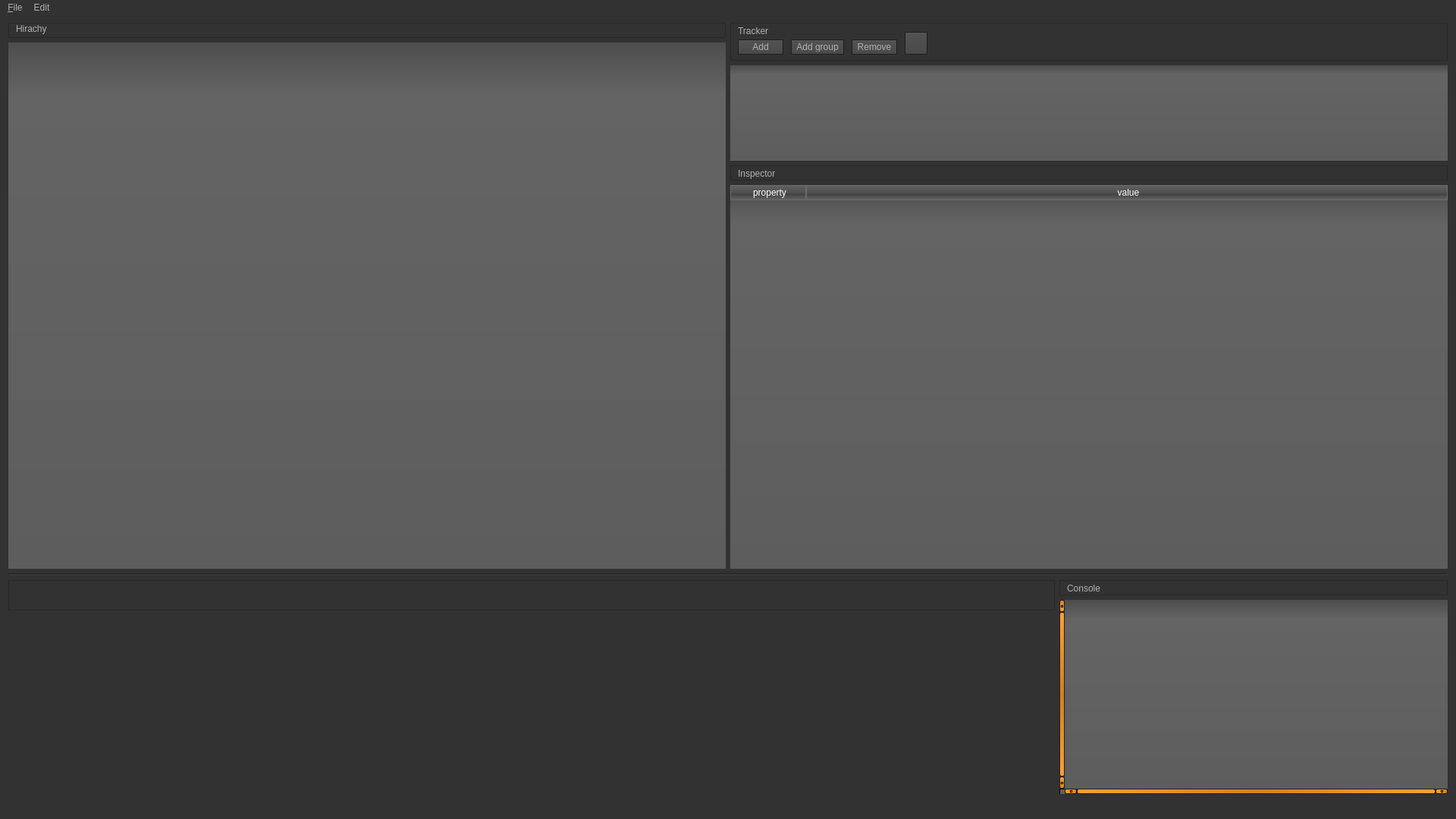
<?xml version="1.0" encoding="UTF-8"?>
<ui version="4.0">
 <class>MainWindow</class>
 <widget class="QMainWindow" name="MainWindow">
  <property name="windowModality">
   <enum>Qt::NonModal</enum>
  </property>
  <property name="geometry">
   <rect>
    <x>0</x>
    <y>0</y>
    <width>1920</width>
    <height>1080</height>
   </rect>
  </property>
  <property name="sizePolicy">
   <sizepolicy hsizetype="Preferred" vsizetype="Preferred">
    <horstretch>0</horstretch>
    <verstretch>0</verstretch>
   </sizepolicy>
  </property>
  <property name="minimumSize">
   <size>
    <width>854</width>
    <height>480</height>
   </size>
  </property>
  <property name="maximumSize">
   <size>
    <width>15360</width>
    <height>8640</height>
   </size>
  </property>
  <property name="windowTitle">
   <string>MireviMotionHub</string>
  </property>
  <property name="windowIcon">
   <iconset resource="MainWindow.qrc">
    <normaloff>:/ressources/icons/mmh-icon.png</normaloff>:/ressources/icons/mmh-icon.png</iconset>
  </property>
  <property name="layoutDirection">
   <enum>Qt::LeftToRight</enum>
  </property>
  <property name="autoFillBackground">
   <bool>false</bool>
  </property>
  <property name="styleSheet">
   <string notr="true">QToolTip
{
     border: 1px solid black;
     background-color: #ffa02f;
     padding: 1px;
     border-radius: 3px;
     opacity: 100;
}

QWidget
{
    color: #b1b1b1;
    background-color: #323232;
}

QWidget:item:hover
{
    background-color: QLinearGradient( x1: 0, y1: 0, x2: 0, y2: 1, stop: 0 #ffa02f, stop: 1 #ca0619);
    color: #000000;
}

QWidget:item:selected
{
    background-color: QLinearGradient( x1: 0, y1: 0, x2: 0, y2: 1, stop: 0 #ffa02f, stop: 1 #d7801a);
}

QMenuBar::item
{
    background: transparent;
}

QMenuBar::item:selected
{
    background: transparent;
    border: 1px solid #ffaa00;
}

QMenuBar::item:pressed
{
    background: #444;
    border: 1px solid #000;
    background-color: QLinearGradient(
        x1:0, y1:0,
        x2:0, y2:1,
        stop:1 #212121,
        stop:0.4 #343434/*,
        stop:0.2 #343434,
        stop:0.1 #ffaa00*/
    );
    margin-bottom:-1px;
    padding-bottom:1px;
}

QMenu
{
    border: 1px solid #000;
}

QMenu::item
{
    padding: 2px 20px 2px 20px;
}

QMenu::item:selected
{
    color: #000000;
}

QWidget:disabled
{
    color: #b1b1b1;
    background-color: #323232;
}

QAbstractItemView
{
    background-color: QLinearGradient( x1: 0, y1: 0, x2: 0, y2: 1, stop: 0 #4d4d4d, stop: 0.1 #646464, stop: 1 #5d5d5d);
}

QWidget:focus
{
    /*border: 2px solid QLinearGradient( x1: 0, y1: 0, x2: 0, y2: 1, stop: 0 #ffa02f, stop: 1 #d7801a);*/
}

QLineEdit
{
    background-color: QLinearGradient( x1: 0, y1: 0, x2: 0, y2: 1, stop: 0 #4d4d4d, stop: 0 #646464, stop: 1 #5d5d5d);
    padding: 1px;
    border-style: solid;
    border: 1px solid #1e1e1e;
    border-radius: 5;
}

QPushButton
{
    color: #b1b1b1;
    background-color: QLinearGradient( x1: 0, y1: 0, x2: 0, y2: 1, stop: 0 #565656, stop: 0.1 #525252, stop: 0.5 #4e4e4e, stop: 0.9 #4a4a4a, stop: 1 #464646);
    border-width: 1px;
    border-color: #1e1e1e;
    border-style: solid;
    border-radius: 0;
    padding: 3px;
    font-size: 12px;
    padding-left: 5px;
    padding-right: 5px;
}

QPushButton:pressed
{
    background-color: QLinearGradient( x1: 0, y1: 0, x2: 0, y2: 1, stop: 0 #2d2d2d, stop: 0.1 #2b2b2b, stop: 0.5 #292929, stop: 0.9 #282828, stop: 1 #252525);
}

QComboBox
{
    selection-background-color: #ffaa00;
    background-color: QLinearGradient( x1: 0, y1: 0, x2: 0, y2: 1, stop: 0 #565656, stop: 0.1 #525252, stop: 0.5 #4e4e4e, stop: 0.9 #4a4a4a, stop: 1 #464646);
    border-style: solid;
    border: 1px solid #1e1e1e;
    border-radius: 5;
}

QComboBox:hover,QPushButton:hover
{
    border: 2px solid QLinearGradient( x1: 0, y1: 0, x2: 0, y2: 1, stop: 0 #ffa02f, stop: 1 #d7801a);
}


QComboBox:on
{
    padding-top: 3px;
    padding-left: 4px;
    background-color: QLinearGradient( x1: 0, y1: 0, x2: 0, y2: 1, stop: 0 #2d2d2d, stop: 0.1 #2b2b2b, stop: 0.5 #292929, stop: 0.9 #282828, stop: 1 #252525);
    selection-background-color: #ffaa00;
}

QComboBox QAbstractItemView
{
    border: 2px solid darkgray;
    selection-background-color: QLinearGradient( x1: 0, y1: 0, x2: 0, y2: 1, stop: 0 #ffa02f, stop: 1 #d7801a);
}

QComboBox::drop-down
{
     subcontrol-origin: padding;
     subcontrol-position: top right;
     width: 15px;

     border-left-width: 0px;
     border-left-color: darkgray;
     border-left-style: solid; /* just a single line */
     border-top-right-radius: 3px; /* same radius as the QComboBox */
     border-bottom-right-radius: 3px;
 }

QComboBox::down-arrow
{
     image: url(:/down_arrow.png);
}

QGroupBox:focus
{
border: 2px solid QLinearGradient( x1: 0, y1: 0, x2: 0, y2: 1, stop: 0 #ffa02f, stop: 1 #d7801a);
}

QTextEdit:focus
{
    border: 2px solid QLinearGradient( x1: 0, y1: 0, x2: 0, y2: 1, stop: 0 #ffa02f, stop: 1 #d7801a);
}

QScrollBar:horizontal {
     border: 1px solid #222222;
     background: QLinearGradient( x1: 0, y1: 0, x2: 0, y2: 1, stop: 0.0 #121212, stop: 0.2 #282828, stop: 1 #484848);
     height: 7px;
     margin: 0px 16px 0 16px;
}

QScrollBar::handle:horizontal
{
      background: QLinearGradient( x1: 0, y1: 0, x2: 1, y2: 0, stop: 0 #ffa02f, stop: 0.5 #d7801a, stop: 1 #ffa02f);
      min-height: 20px;
      border-radius: 2px;
}

QScrollBar::add-line:horizontal {
      border: 1px solid #1b1b19;
      border-radius: 2px;
      background: QLinearGradient( x1: 0, y1: 0, x2: 1, y2: 0, stop: 0 #ffa02f, stop: 1 #d7801a);
      width: 14px;
      subcontrol-position: right;
      subcontrol-origin: margin;
}

QScrollBar::sub-line:horizontal {
      border: 1px solid #1b1b19;
      border-radius: 2px;
      background: QLinearGradient( x1: 0, y1: 0, x2: 1, y2: 0, stop: 0 #ffa02f, stop: 1 #d7801a);
      width: 14px;
     subcontrol-position: left;
     subcontrol-origin: margin;
}

QScrollBar::right-arrow:horizontal, QScrollBar::left-arrow:horizontal
{
      border: 1px solid black;
      width: 1px;
      height: 1px;
      background: white;
}

QScrollBar::add-page:horizontal, QScrollBar::sub-page:horizontal
{
      background: none;
}

QScrollBar:vertical
{
      background: QLinearGradient( x1: 0, y1: 0, x2: 1, y2: 0, stop: 0.0 #121212, stop: 0.2 #282828, stop: 1 #484848);
      width: 7px;
      margin: 16px 0 16px 0;
      border: 1px solid #222222;
}

QScrollBar::handle:vertical
{
      background: QLinearGradient( x1: 0, y1: 0, x2: 0, y2: 1, stop: 0 #ffa02f, stop: 0.5 #d7801a, stop: 1 #ffa02f);
      min-height: 20px;
      border-radius: 2px;
}

QScrollBar::add-line:vertical
{
      border: 1px solid #1b1b19;
      border-radius: 2px;
      background: QLinearGradient( x1: 0, y1: 0, x2: 0, y2: 1, stop: 0 #ffa02f, stop: 1 #d7801a);
      height: 14px;
      subcontrol-position: bottom;
      subcontrol-origin: margin;
}

QScrollBar::sub-line:vertical
{
      border: 1px solid #1b1b19;
      border-radius: 2px;
      background: QLinearGradient( x1: 0, y1: 0, x2: 0, y2: 1, stop: 0 #d7801a, stop: 1 #ffa02f);
      height: 14px;
      subcontrol-position: top;
      subcontrol-origin: margin;
}

QScrollBar::up-arrow:vertical, QScrollBar::down-arrow:vertical
{
      border: 1px solid black;
      width: 1px;
      height: 1px;
      background: white;
}


QScrollBar::add-page:vertical, QScrollBar::sub-page:vertical
{
      background: none;
}

QTextEdit
{
    background-color: #242424;
}

QPlainTextEdit
{
    background-color: #242424;
}

QHeaderView::section
{
    background-color: QLinearGradient(x1:0, y1:0, x2:0, y2:1, stop:0 #616161, stop: 0.5 #505050, stop: 0.6 #434343, stop:1 #656565);
    color: white;
    padding-left: 4px;
    border: 1px solid #6c6c6c;
}

QCheckBox:disabled
{
color: #414141;
}

QDockWidget::title
{
    text-align: center;
    spacing: 3px; /* spacing between items in the tool bar */
    background-color: QLinearGradient(x1:0, y1:0, x2:0, y2:1, stop:0 #323232, stop: 0.5 #242424, stop:1 #323232);
}

QDockWidget::close-button, QDockWidget::float-button
{
    text-align: center;
    spacing: 1px; /* spacing between items in the tool bar */
    background-color: QLinearGradient(x1:0, y1:0, x2:0, y2:1, stop:0 #323232, stop: 0.5 #242424, stop:1 #323232);
}

QDockWidget::close-button:hover, QDockWidget::float-button:hover
{
    background: #242424;
}

QDockWidget::close-button:pressed, QDockWidget::float-button:pressed
{
    padding: 1px -1px -1px 1px;
}

QMainWindow::separator
{
    background-color: QLinearGradient(x1:0, y1:0, x2:0, y2:1, stop:0 #161616, stop: 0.5 #151515, stop: 0.6 #212121, stop:1 #343434);
    color: white;
    padding-left: 4px;
    border: 1px solid #4c4c4c;
    spacing: 3px; /* spacing between items in the tool bar */
}

QMainWindow::separator:hover
{

    background-color: QLinearGradient(x1:0, y1:0, x2:0, y2:1, stop:0 #d7801a, stop:0.5 #b56c17 stop:1 #ffa02f);
    color: white;
    padding-left: 4px;
    border: 1px solid #6c6c6c;
    spacing: 3px; /* spacing between items in the tool bar */
}

QToolBar::handle
{
     spacing: 3px; /* spacing between items in the tool bar */
     background: url(:/images/handle.png);
}

QMenu::separator
{
    height: 2px;
    background-color: QLinearGradient(x1:0, y1:0, x2:0, y2:1, stop:0 #161616, stop: 0.5 #151515, stop: 0.6 #212121, stop:1 #343434);
    color: white;
    padding-left: 4px;
    margin-left: 10px;
    margin-right: 5px;
}

QProgressBar
{
    border: 2px solid grey;
    border-radius: 5px;
    text-align: center;
}

QProgressBar::chunk
{
    background-color: #d7801a;
    width: 2.15px;
    margin: 0.5px;
}

QTabBar::tab {
    color: #b1b1b1;
    border: 1px solid #444;
    border-bottom-style: none;
    background-color: #323232;
    padding-left: 10px;
    padding-right: 10px;
    padding-top: 3px;
    padding-bottom: 2px;
    margin-right: -1px;
}

QTabWidget::pane {
    border: 1px solid #444;
    top: 1px;
}

QTabBar::tab:last
{
    margin-right: 0; /* the last selected tab has nothing to overlap with on the right */
    border-top-right-radius: 3px;
}

QTabBar::tab:first:!selected
{
 margin-left: 0px; /* the last selected tab has nothing to overlap with on the right */


    border-top-left-radius: 3px;
}

QTabBar::tab:!selected
{
    color: #b1b1b1;
    border-bottom-style: solid;
    margin-top: 3px;
    background-color: QLinearGradient(x1:0, y1:0, x2:0, y2:1, stop:1 #212121, stop:.4 #343434);
}

QTabBar::tab:selected
{
    border-top-left-radius: 3px;
    border-top-right-radius: 3px;
    margin-bottom: 0px;
}

QTabBar::tab:!selected:hover
{
    /*border-top: 2px solid #ffaa00;
    padding-bottom: 3px;*/
    border-top-left-radius: 3px;
    border-top-right-radius: 3px;
    background-color: QLinearGradient(x1:0, y1:0, x2:0, y2:1, stop:1 #212121, stop:0.4 #343434, stop:0.2 #343434, stop:0.1 #ffaa00);
}

QRadioButton::indicator:checked, QRadioButton::indicator:unchecked{
    color: #b1b1b1;
    background-color: #323232;
    border: 1px solid #b1b1b1;
    border-radius: 6px;
}

QRadioButton::indicator:checked
{
    background-color: qradialgradient(
        cx: 0.5, cy: 0.5,
        fx: 0.5, fy: 0.5,
        radius: 1.0,
        stop: 0.25 #ffaa00,
        stop: 0.3 #323232
    );
}

QCheckBox::indicator{
    color: #b1b1b1;
    background-color: #323232;
    border: 1px solid #b1b1b1;
    width: 9px;
    height: 9px;
}

QLabel{
	background: transparent;
}

QRadioButton::indicator
{
    border-radius: 6px;
}

QRadioButton::indicator:hover, QCheckBox::indicator:hover
{
    border: 1px solid #ffaa00;
}

QCheckBox::indicator:checked
{
    image:url(:/images/checkbox.png);
}

QCheckBox::indicator:disabled, QRadioButton::indicator:disabled
{
    border: 1px solid #444;
}</string>
  </property>
  <property name="toolButtonStyle">
   <enum>Qt::ToolButtonIconOnly</enum>
  </property>
  <property name="documentMode">
   <bool>false</bool>
  </property>
  <property name="tabShape">
   <enum>QTabWidget::Rounded</enum>
  </property>
  <widget class="QWidget" name="widget_main">
   <property name="sizePolicy">
    <sizepolicy hsizetype="Preferred" vsizetype="Preferred">
     <horstretch>0</horstretch>
     <verstretch>0</verstretch>
    </sizepolicy>
   </property>
   <property name="minimumSize">
    <size>
     <width>854</width>
     <height>480</height>
    </size>
   </property>
   <property name="maximumSize">
    <size>
     <width>15360</width>
     <height>8640</height>
    </size>
   </property>
   <layout class="QVBoxLayout" name="verticalLayout">
    <item>
     <layout class="QVBoxLayout" name="layout_main">
      <item>
       <layout class="QHBoxLayout" name="layout_top">
        <property name="sizeConstraint">
         <enum>QLayout::SetDefaultConstraint</enum>
        </property>
        <property name="bottomMargin">
         <number>0</number>
        </property>
        <item>
         <layout class="QVBoxLayout" name="layout_left">
          <item>
           <widget class="QFrame" name="frame_hirachyInfo">
            <property name="sizePolicy">
             <sizepolicy hsizetype="Preferred" vsizetype="Preferred">
              <horstretch>0</horstretch>
              <verstretch>1</verstretch>
             </sizepolicy>
            </property>
            <property name="maximumSize">
             <size>
              <width>16777215</width>
              <height>20</height>
             </size>
            </property>
            <property name="autoFillBackground">
             <bool>false</bool>
            </property>
            <property name="frameShape">
             <enum>QFrame::StyledPanel</enum>
            </property>
            <property name="frameShadow">
             <enum>QFrame::Plain</enum>
            </property>
            <property name="lineWidth">
             <number>1</number>
            </property>
            <widget class="QLabel" name="label_hirachy">
             <property name="geometry">
              <rect>
               <x>10</x>
               <y>0</y>
               <width>241</width>
               <height>16</height>
              </rect>
             </property>
             <property name="text">
              <string>Hirachy</string>
             </property>
            </widget>
           </widget>
          </item>
          <item>
           <widget class="QTreeWidget" name="treeWidget_hirachy">
            <property name="sizePolicy">
             <sizepolicy hsizetype="Preferred" vsizetype="Preferred">
              <horstretch>0</horstretch>
              <verstretch>1</verstretch>
             </sizepolicy>
            </property>
            <property name="frameShape">
             <enum>QFrame::NoFrame</enum>
            </property>
            <property name="frameShadow">
             <enum>QFrame::Plain</enum>
            </property>
            <property name="lineWidth">
             <number>0</number>
            </property>
            <property name="showDropIndicator" stdset="0">
             <bool>true</bool>
            </property>
            <attribute name="headerVisible">
             <bool>false</bool>
            </attribute>
            <attribute name="headerCascadingSectionResizes">
             <bool>false</bool>
            </attribute>
            <column>
             <property name="text">
              <string notr="true">1</string>
             </property>
            </column>
           </widget>
          </item>
         </layout>
        </item>
        <item>
         <layout class="QVBoxLayout" name="layout_center">
          <property name="spacing">
           <number>6</number>
          </property>
          <property name="leftMargin">
           <number>0</number>
          </property>
         </layout>
        </item>
        <item>
         <layout class="QVBoxLayout" name="layout_right">
          <property name="sizeConstraint">
           <enum>QLayout::SetDefaultConstraint</enum>
          </property>
          <item>
           <widget class="QFrame" name="frame_trakerInfo">
            <property name="sizePolicy">
             <sizepolicy hsizetype="Preferred" vsizetype="Preferred">
              <horstretch>0</horstretch>
              <verstretch>1</verstretch>
             </sizepolicy>
            </property>
            <property name="maximumSize">
             <size>
              <width>16777215</width>
              <height>50</height>
             </size>
            </property>
            <property name="autoFillBackground">
             <bool>false</bool>
            </property>
            <property name="frameShape">
             <enum>QFrame::StyledPanel</enum>
            </property>
            <property name="frameShadow">
             <enum>QFrame::Plain</enum>
            </property>
            <property name="lineWidth">
             <number>1</number>
            </property>
            <widget class="QLabel" name="label_trackerInfo">
             <property name="geometry">
              <rect>
               <x>10</x>
               <y>0</y>
               <width>241</width>
               <height>21</height>
              </rect>
             </property>
             <property name="autoFillBackground">
              <bool>false</bool>
             </property>
             <property name="text">
              <string>Tracker</string>
             </property>
            </widget>
            <widget class="QPushButton" name="btn_addTracker">
             <property name="geometry">
              <rect>
               <x>10</x>
               <y>22</y>
               <width>60</width>
               <height>20</height>
              </rect>
             </property>
             <property name="cursor">
              <cursorShape>PointingHandCursor</cursorShape>
             </property>
             <property name="text">
              <string>Add</string>
             </property>
            </widget>
            <widget class="QPushButton" name="btn_removeTracker">
             <property name="enabled">
              <bool>true</bool>
             </property>
             <property name="geometry">
              <rect>
               <x>160</x>
               <y>22</y>
               <width>60</width>
               <height>20</height>
              </rect>
             </property>
             <property name="cursor">
              <cursorShape>PointingHandCursor</cursorShape>
             </property>
             <property name="text">
              <string>Remove</string>
             </property>
            </widget>
            <widget class="QPushButton" name="btn_startTracker">
             <property name="geometry">
              <rect>
               <x>230</x>
               <y>12</y>
               <width>30</width>
               <height>30</height>
              </rect>
             </property>
             <property name="sizePolicy">
              <sizepolicy hsizetype="Preferred" vsizetype="Preferred">
               <horstretch>0</horstretch>
               <verstretch>0</verstretch>
              </sizepolicy>
             </property>
             <property name="cursor">
              <cursorShape>PointingHandCursor</cursorShape>
             </property>
             <property name="text">
              <string/>
             </property>
             <property name="icon">
              <iconset resource="MainWindow.qrc">
               <normaloff>:/ressources/icons/icons8-play-32_converted.png</normaloff>:/ressources/icons/icons8-play-32_converted.png</iconset>
             </property>
             <property name="flat">
              <bool>false</bool>
             </property>
            </widget>
            <widget class="QPushButton" name="btn_addGroup">
             <property name="geometry">
              <rect>
               <x>80</x>
               <y>22</y>
               <width>70</width>
               <height>20</height>
              </rect>
             </property>
             <property name="font">
              <font>
               <pointsize>-1</pointsize>
              </font>
             </property>
             <property name="cursor">
              <cursorShape>PointingHandCursor</cursorShape>
             </property>
             <property name="text">
              <string>Add group</string>
             </property>
            </widget>
           </widget>
          </item>
          <item>
           <widget class="QListWidget" name="listWidget_tracker">
            <property name="sizePolicy">
             <sizepolicy hsizetype="Preferred" vsizetype="Preferred">
              <horstretch>0</horstretch>
              <verstretch>1</verstretch>
             </sizepolicy>
            </property>
            <property name="sizeIncrement">
             <size>
              <width>0</width>
              <height>0</height>
             </size>
            </property>
            <property name="baseSize">
             <size>
              <width>0</width>
              <height>0</height>
             </size>
            </property>
            <property name="autoFillBackground">
             <bool>false</bool>
            </property>
            <property name="frameShape">
             <enum>QFrame::NoFrame</enum>
            </property>
            <property name="frameShadow">
             <enum>QFrame::Plain</enum>
            </property>
            <property name="viewMode">
             <enum>QListView::ListMode</enum>
            </property>
           </widget>
          </item>
          <item>
           <widget class="QFrame" name="frame_inspektorInfo">
            <property name="sizePolicy">
             <sizepolicy hsizetype="Preferred" vsizetype="Preferred">
              <horstretch>0</horstretch>
              <verstretch>1</verstretch>
             </sizepolicy>
            </property>
            <property name="maximumSize">
             <size>
              <width>16777215</width>
              <height>20</height>
             </size>
            </property>
            <property name="autoFillBackground">
             <bool>false</bool>
            </property>
            <property name="frameShape">
             <enum>QFrame::StyledPanel</enum>
            </property>
            <property name="frameShadow">
             <enum>QFrame::Plain</enum>
            </property>
            <property name="lineWidth">
             <number>1</number>
            </property>
            <widget class="QLabel" name="label_inspektor">
             <property name="geometry">
              <rect>
               <x>10</x>
               <y>0</y>
               <width>241</width>
               <height>21</height>
              </rect>
             </property>
             <property name="frameShape">
              <enum>QFrame::NoFrame</enum>
             </property>
             <property name="frameShadow">
              <enum>QFrame::Plain</enum>
             </property>
             <property name="text">
              <string>Inspector</string>
             </property>
             <property name="scaledContents">
              <bool>false</bool>
             </property>
            </widget>
           </widget>
          </item>
          <item>
           <widget class="QTableWidget" name="tableWidget_inspector">
            <property name="enabled">
             <bool>true</bool>
            </property>
            <property name="sizePolicy">
             <sizepolicy hsizetype="Preferred" vsizetype="Preferred">
              <horstretch>0</horstretch>
              <verstretch>4</verstretch>
             </sizepolicy>
            </property>
            <property name="baseSize">
             <size>
              <width>0</width>
              <height>0</height>
             </size>
            </property>
            <property name="focusPolicy">
             <enum>Qt::NoFocus</enum>
            </property>
            <property name="contextMenuPolicy">
             <enum>Qt::DefaultContextMenu</enum>
            </property>
            <property name="layoutDirection">
             <enum>Qt::LeftToRight</enum>
            </property>
            <property name="autoFillBackground">
             <bool>false</bool>
            </property>
            <property name="frameShape">
             <enum>QFrame::NoFrame</enum>
            </property>
            <property name="frameShadow">
             <enum>QFrame::Plain</enum>
            </property>
            <property name="midLineWidth">
             <number>0</number>
            </property>
            <property name="editTriggers">
             <set>QAbstractItemView::NoEditTriggers</set>
            </property>
            <property name="tabKeyNavigation">
             <bool>false</bool>
            </property>
            <property name="showDropIndicator" stdset="0">
             <bool>false</bool>
            </property>
            <property name="dragDropOverwriteMode">
             <bool>false</bool>
            </property>
            <property name="alternatingRowColors">
             <bool>false</bool>
            </property>
            <property name="selectionMode">
             <enum>QAbstractItemView::SingleSelection</enum>
            </property>
            <property name="selectionBehavior">
             <enum>QAbstractItemView::SelectItems</enum>
            </property>
            <property name="textElideMode">
             <enum>Qt::ElideRight</enum>
            </property>
            <property name="showGrid">
             <bool>true</bool>
            </property>
            <property name="gridStyle">
             <enum>Qt::DotLine</enum>
            </property>
            <property name="wordWrap">
             <bool>true</bool>
            </property>
            <property name="cornerButtonEnabled">
             <bool>true</bool>
            </property>
            <property name="rowCount">
             <number>0</number>
            </property>
            <property name="columnCount">
             <number>2</number>
            </property>
            <attribute name="horizontalHeaderVisible">
             <bool>true</bool>
            </attribute>
            <attribute name="horizontalHeaderCascadingSectionResizes">
             <bool>false</bool>
            </attribute>
            <attribute name="horizontalHeaderDefaultSectionSize">
             <number>100</number>
            </attribute>
            <attribute name="horizontalHeaderHighlightSections">
             <bool>false</bool>
            </attribute>
            <attribute name="horizontalHeaderMinimumSectionSize">
             <number>40</number>
            </attribute>
            <attribute name="horizontalHeaderShowSortIndicator" stdset="0">
             <bool>false</bool>
            </attribute>
            <attribute name="horizontalHeaderStretchLastSection">
             <bool>true</bool>
            </attribute>
            <attribute name="verticalHeaderVisible">
             <bool>false</bool>
            </attribute>
            <attribute name="verticalHeaderDefaultSectionSize">
             <number>24</number>
            </attribute>
            <attribute name="verticalHeaderHighlightSections">
             <bool>false</bool>
            </attribute>
            <attribute name="verticalHeaderMinimumSectionSize">
             <number>25</number>
            </attribute>
            <attribute name="verticalHeaderShowSortIndicator" stdset="0">
             <bool>false</bool>
            </attribute>
            <attribute name="verticalHeaderStretchLastSection">
             <bool>false</bool>
            </attribute>
            <column>
             <property name="text">
              <string>property</string>
             </property>
            </column>
            <column>
             <property name="text">
              <string>value</string>
             </property>
            </column>
           </widget>
          </item>
         </layout>
        </item>
       </layout>
      </item>
      <item>
       <widget class="Line" name="line_borderTimeline">
        <property name="lineWidth">
         <number>2</number>
        </property>
        <property name="orientation">
         <enum>Qt::Horizontal</enum>
        </property>
       </widget>
      </item>
      <item>
       <layout class="QHBoxLayout" name="layout_bottom">
        <property name="leftMargin">
         <number>0</number>
        </property>
        <property name="rightMargin">
         <number>0</number>
        </property>
        <item>
         <layout class="QVBoxLayout" name="layout_left_bottom">
          <item>
           <widget class="QFrame" name="frame_timeline">
            <property name="sizePolicy">
             <sizepolicy hsizetype="Preferred" vsizetype="Preferred">
              <horstretch>0</horstretch>
              <verstretch>0</verstretch>
             </sizepolicy>
            </property>
            <property name="maximumSize">
             <size>
              <width>999999</width>
              <height>40</height>
             </size>
            </property>
            <property name="autoFillBackground">
             <bool>false</bool>
            </property>
            <property name="frameShape">
             <enum>QFrame::StyledPanel</enum>
            </property>
            <property name="frameShadow">
             <enum>QFrame::Plain</enum>
            </property>
            <property name="lineWidth">
             <number>1</number>
            </property>
           </widget>
          </item>
          <item>
           <widget class="QWidget" name="widget_timeline" native="true">
            <property name="sizePolicy">
             <sizepolicy hsizetype="Preferred" vsizetype="Preferred">
              <horstretch>0</horstretch>
              <verstretch>0</verstretch>
             </sizepolicy>
            </property>
            <property name="minimumSize">
             <size>
              <width>0</width>
              <height>0</height>
             </size>
            </property>
            <property name="maximumSize">
             <size>
              <width>999999</width>
              <height>256</height>
             </size>
            </property>
            <property name="sizeIncrement">
             <size>
              <width>0</width>
              <height>0</height>
             </size>
            </property>
            <property name="autoFillBackground">
             <bool>false</bool>
            </property>
           </widget>
          </item>
         </layout>
        </item>
        <item>
         <layout class="QVBoxLayout" name="layout_right_bottom" stretch="0,0">
          <property name="spacing">
           <number>6</number>
          </property>
          <property name="sizeConstraint">
           <enum>QLayout::SetDefaultConstraint</enum>
          </property>
          <property name="leftMargin">
           <number>0</number>
          </property>
          <property name="rightMargin">
           <number>0</number>
          </property>
          <property name="bottomMargin">
           <number>0</number>
          </property>
          <item>
           <widget class="QFrame" name="frame_consoleInfo">
            <property name="sizePolicy">
             <sizepolicy hsizetype="Preferred" vsizetype="Preferred">
              <horstretch>0</horstretch>
              <verstretch>0</verstretch>
             </sizepolicy>
            </property>
            <property name="minimumSize">
             <size>
              <width>0</width>
              <height>20</height>
             </size>
            </property>
            <property name="maximumSize">
             <size>
              <width>512</width>
              <height>20</height>
             </size>
            </property>
            <property name="layoutDirection">
             <enum>Qt::RightToLeft</enum>
            </property>
            <property name="frameShape">
             <enum>QFrame::StyledPanel</enum>
            </property>
            <property name="frameShadow">
             <enum>QFrame::Plain</enum>
            </property>
            <widget class="QLabel" name="label_console">
             <property name="geometry">
              <rect>
               <x>10</x>
               <y>0</y>
               <width>241</width>
               <height>21</height>
              </rect>
             </property>
             <property name="sizePolicy">
              <sizepolicy hsizetype="Preferred" vsizetype="Preferred">
               <horstretch>0</horstretch>
               <verstretch>0</verstretch>
              </sizepolicy>
             </property>
             <property name="frameShape">
              <enum>QFrame::NoFrame</enum>
             </property>
             <property name="frameShadow">
              <enum>QFrame::Plain</enum>
             </property>
             <property name="lineWidth">
              <number>1</number>
             </property>
             <property name="text">
              <string>Console</string>
             </property>
             <property name="textFormat">
              <enum>Qt::AutoText</enum>
             </property>
             <property name="scaledContents">
              <bool>false</bool>
             </property>
            </widget>
           </widget>
          </item>
          <item>
           <widget class="QListWidget" name="listWidget_console">
            <property name="enabled">
             <bool>true</bool>
            </property>
            <property name="sizePolicy">
             <sizepolicy hsizetype="Preferred" vsizetype="Preferred">
              <horstretch>0</horstretch>
              <verstretch>0</verstretch>
             </sizepolicy>
            </property>
            <property name="minimumSize">
             <size>
              <width>0</width>
              <height>0</height>
             </size>
            </property>
            <property name="maximumSize">
             <size>
              <width>512</width>
              <height>256</height>
             </size>
            </property>
            <property name="focusPolicy">
             <enum>Qt::NoFocus</enum>
            </property>
            <property name="layoutDirection">
             <enum>Qt::RightToLeft</enum>
            </property>
            <property name="frameShape">
             <enum>QFrame::NoFrame</enum>
            </property>
            <property name="frameShadow">
             <enum>QFrame::Plain</enum>
            </property>
            <property name="lineWidth">
             <number>1</number>
            </property>
            <property name="verticalScrollBarPolicy">
             <enum>Qt::ScrollBarAlwaysOn</enum>
            </property>
            <property name="horizontalScrollBarPolicy">
             <enum>Qt::ScrollBarAlwaysOn</enum>
            </property>
            <property name="sizeAdjustPolicy">
             <enum>QAbstractScrollArea::AdjustToContents</enum>
            </property>
            <property name="autoScroll">
             <bool>false</bool>
            </property>
            <property name="editTriggers">
             <set>QAbstractItemView::NoEditTriggers</set>
            </property>
            <property name="showDropIndicator" stdset="0">
             <bool>false</bool>
            </property>
            <property name="alternatingRowColors">
             <bool>false</bool>
            </property>
            <property name="selectionMode">
             <enum>QAbstractItemView::NoSelection</enum>
            </property>
            <property name="selectionBehavior">
             <enum>QAbstractItemView::SelectRows</enum>
            </property>
            <property name="textElideMode">
             <enum>Qt::ElideNone</enum>
            </property>
            <property name="flow">
             <enum>QListView::TopToBottom</enum>
            </property>
            <property name="resizeMode">
             <enum>QListView::Fixed</enum>
            </property>
            <property name="spacing">
             <number>0</number>
            </property>
            <property name="batchSize">
             <number>512</number>
            </property>
           </widget>
          </item>
         </layout>
        </item>
       </layout>
      </item>
     </layout>
    </item>
   </layout>
  </widget>
  <widget class="QMenuBar" name="menu">
   <property name="geometry">
    <rect>
     <x>0</x>
     <y>0</y>
     <width>1920</width>
     <height>21</height>
    </rect>
   </property>
   <widget class="QMenu" name="menu_file">
    <property name="cursor">
     <cursorShape>ArrowCursor</cursorShape>
    </property>
    <property name="title">
     <string>&amp;File</string>
    </property>
    <addaction name="actionExit"/>
   </widget>
   <widget class="QMenu" name="menuEdit">
    <property name="title">
     <string>Edit</string>
    </property>
   </widget>
   <addaction name="menu_file"/>
   <addaction name="menuEdit"/>
  </widget>
  <widget class="QStatusBar" name="statusBar"/>
  <action name="actionExit">
   <property name="text">
    <string>Exit</string>
   </property>
  </action>
 </widget>
 <layoutdefault spacing="6" margin="11"/>
 <resources>
  <include location="MainWindow.qrc"/>
 </resources>
 <connections>
  <connection>
   <sender>actionExit</sender>
   <signal>triggered()</signal>
   <receiver>MainWindow</receiver>
   <slot>close()</slot>
   <hints>
    <hint type="sourcelabel">
     <x>-1</x>
     <y>-1</y>
    </hint>
    <hint type="destinationlabel">
     <x>639</x>
     <y>359</y>
    </hint>
   </hints>
  </connection>
  <connection>
   <sender>tableWidget_inspector</sender>
   <signal>itemChanged(QTableWidgetItem*)</signal>
   <receiver>MainWindow</receiver>
   <slot>slotInspectorItemChanged(QTableWidgetItem*)</slot>
   <hints>
    <hint type="sourcelabel">
     <x>1907</x>
     <y>530</y>
    </hint>
    <hint type="destinationlabel">
     <x>778</x>
     <y>-15</y>
    </hint>
   </hints>
  </connection>
  <connection>
   <sender>btn_startTracker</sender>
   <signal>pressed()</signal>
   <receiver>MainWindow</receiver>
   <slot>slotToggleTracking()</slot>
   <hints>
    <hint type="sourcelabel">
     <x>1540</x>
     <y>74</y>
    </hint>
    <hint type="destinationlabel">
     <x>1659</x>
     <y>-11</y>
    </hint>
   </hints>
  </connection>
  <connection>
   <sender>btn_removeTracker</sender>
   <signal>pressed()</signal>
   <receiver>MainWindow</receiver>
   <slot>slotRemoveTracker()</slot>
   <hints>
    <hint type="sourcelabel">
     <x>1500</x>
     <y>74</y>
    </hint>
    <hint type="destinationlabel">
     <x>1767</x>
     <y>-3</y>
    </hint>
   </hints>
  </connection>
  <connection>
   <sender>listWidget_tracker</sender>
   <signal>clicked(QModelIndex)</signal>
   <receiver>MainWindow</receiver>
   <slot>slotSelectTracker(QModelIndex)</slot>
   <hints>
    <hint type="sourcelabel">
     <x>1907</x>
     <y>170</y>
    </hint>
    <hint type="destinationlabel">
     <x>1068</x>
     <y>-9</y>
    </hint>
   </hints>
  </connection>
  <connection>
   <sender>btn_addTracker</sender>
   <signal>pressed()</signal>
   <receiver>MainWindow</receiver>
   <slot>slotAddTracker()</slot>
   <hints>
    <hint type="sourcelabel">
     <x>1350</x>
     <y>74</y>
    </hint>
    <hint type="destinationlabel">
     <x>1800</x>
     <y>-11</y>
    </hint>
   </hints>
  </connection>
  <connection>
   <sender>btn_addGroup</sender>
   <signal>pressed()</signal>
   <receiver>MainWindow</receiver>
   <slot>slotAddGroup()</slot>
   <hints>
    <hint type="sourcelabel">
     <x>1411</x>
     <y>65</y>
    </hint>
    <hint type="destinationlabel">
     <x>1220</x>
     <y>89</y>
    </hint>
   </hints>
  </connection>
 </connections>
 <slots>
  <slot>slotToggleTracking()</slot>
  <slot>slotAddTracker()</slot>
  <slot>slotRemoveTracker()</slot>
  <slot>slotSelectTracker(QModelIndex)</slot>
  <slot>slotTrackerSelectionChanged()</slot>
  <slot>slotInspectorItemChanged(QTableWidgetItem*)</slot>
  <slot>slotAddGroup()</slot>
 </slots>
</ui>
